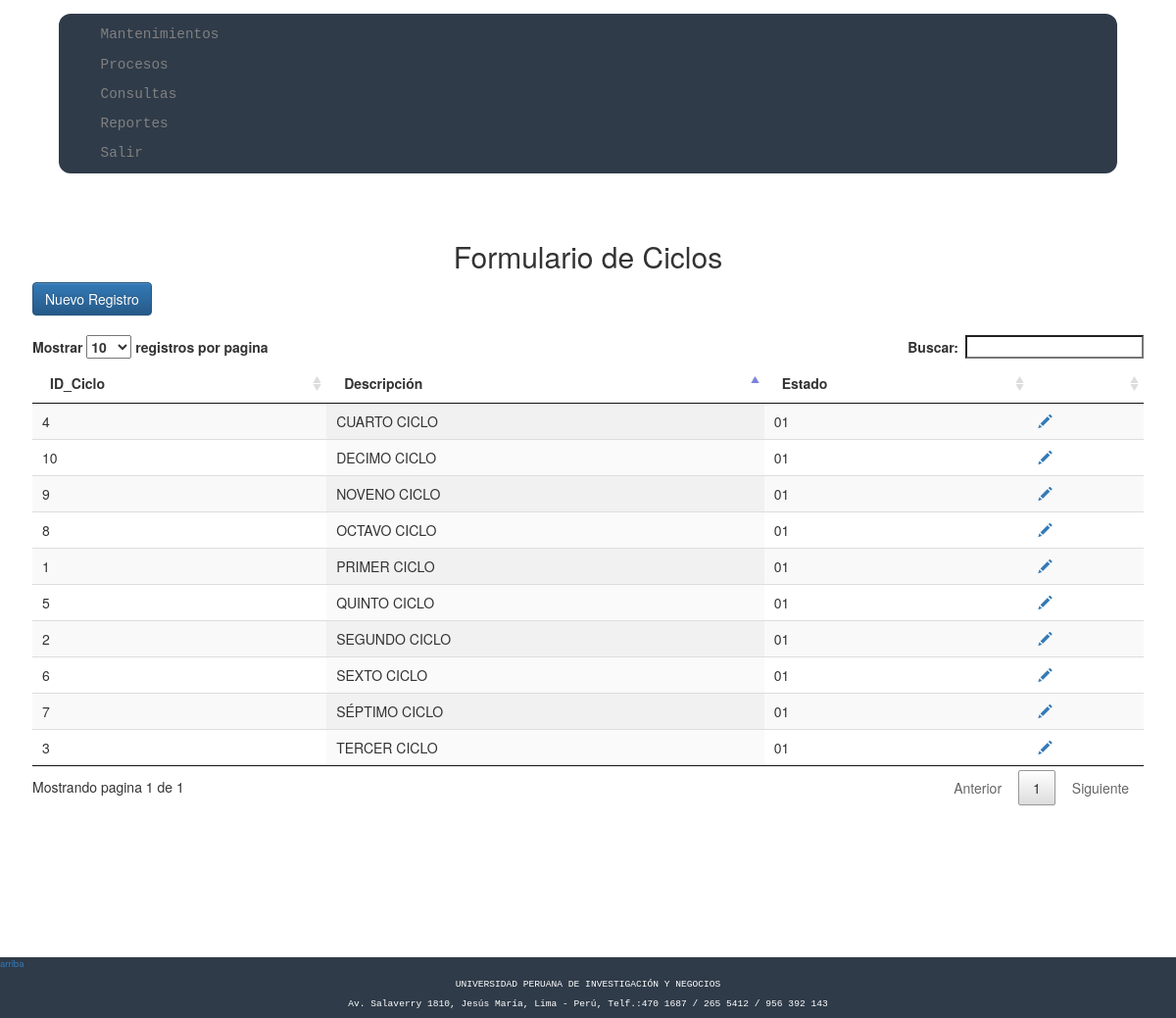
Page /mantenimiento/academico/m_a_ciclo.php (signed in) on the committed database.
### tables this page shows
CREATE TABLE `tbl_ciclos` (
  `IDCiclo` int(11) NOT NULL,
  `Descripcion` varchar(30) DEFAULT NULL,
  `Estado` char(2) DEFAULT NULL
);

### mantenimiento/academico/m_a_ciclo.php (the view, shortened to what this page needs)
<?php
	require '../../conexion.php';
	$sql = "SELECT * FROM tbl_ciclos ORDER BY IDCiclo";
	$resultado = $mysqli->query($sql);
?>
<!DOCTYPE html>
<html lang="es">
<head>
    <link href="../../css/bootstrap.min.css" rel="stylesheet">
	<link href="../../css/bootstrap-theme.css" rel="stylesheet">
	<link href="../../css/jquery.dataTables.min.css" rel="stylesheet">
	<link rel="stylesheet" href="../../css/estilos.css">
</head>
<body>
	<div class="contenedor">
		<?php include '../../nav.php'?>
		<div class="container">
				<div class="row">
					<h2 style="text-align:center">Formulario de Ciclos</h2>
				</div>
				<div class="row">
					<a href="m_a_c_nuevo.php" class="btn btn-primary">Nuevo Registro</a>
				</div>
				<br>
				<div class="row table-responsive">
				<table class="display" id="mitabla">
						<thead>
							<tr>
								<th>ID_Ciclo</th>
								<th>Descripción</th>
								<th>Estado</th>
								<th></th>
							</tr>
						</thead>
						<tbody>
							<?php while($row = $resultado->fetch_array(MYSQLI_ASSOC)) { ?>
								<tr>
									<td><?php echo $row['IDCiclo']; ?></td>
									<td><?php echo $row['Descripcion']; ?></td>
									<td><?php echo $row['Estado']; ?></td>
									<td><a href="m_a_c_modificar.php?IDCiclo=<?php echo $row['IDCiclo']; ?>"><span class="glyphicon glyphicon-pencil"></span></a></td>
								</tr>
							<?php } ?>
						</tbody>
					</table>
				</div>
			</div>
		<footer>
			<div class="arriba"><a href="#header">arriba</a></div>
			<div class="p_footer">
				<p>UNIVERSIDAD PERUANA DE INVESTIGACIÓN Y NEGOCIOS</p>
				<p>Av. Salaverry 1810, Jesús María, Lima - Perú, Telf.:470 1687 / 265 5412 / 956 392 143</p>
			</div>
		</footer>
	</div>
</body>
</html>

### css/estilos.css (style rules this page uses)
* { padding: 0px; margin: 0px; box-sizing: border-box; }
footer div { background: #2F3B49; font-size: .8vw; color: white; }
.p_footer { display: flex; height: 4vw; text-align: center; flex-direction: column; justify-content: space-evenly; }
.p_footer p { margin:0; font-family: 'IBM Plex Mono', monospace; }
.contenedor { padding: 0; margin: auto; background: white; }
.container { background-color: white; width: 100%; padding: 4vw; min-height: 100vh; }

### rows in the picture
tbl_ciclos: IDCiclo "1", Descripcion "PRIMER CICLO", Estado "01"
tbl_ciclos: IDCiclo "2", Descripcion "SEGUNDO CICLO", Estado "01"
tbl_ciclos: IDCiclo "3", Descripcion "TERCER CICLO", Estado "01"
tbl_ciclos: IDCiclo "4", Descripcion "CUARTO CICLO", Estado "01"
tbl_ciclos: IDCiclo "5", Descripcion "QUINTO CICLO", Estado "01"
tbl_ciclos: IDCiclo "6", Descripcion "SEXTO CICLO", Estado "01"
tbl_ciclos: IDCiclo "7", Descripcion "SÉPTIMO CICLO", Estado "01"
tbl_ciclos: IDCiclo "8", Descripcion "OCTAVO CICLO", Estado "01"
tbl_ciclos: IDCiclo "9", Descripcion "NOVENO CICLO", Estado "01"
tbl_ciclos: IDCiclo "10", Descripcion "DECIMO CICLO", Estado "01"
